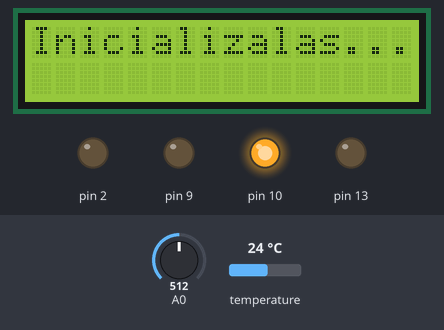
Recording of a sketch running on a simulated Arduino Uno, built with avr-gcc and run on an emulated ATmega328P. Parts: 16×2 character LCD, output pins drawn as LEDs (lit = HIGH). Dashed ring = blinking. The inputs (shaded band) are chosen by the test bench; at power-on: temperature 24 °C, A0 = 512. The local clock reads 2024-03-15 10:24:30 at power-on unless the sketch sets it; pins used as bus, display or sensor lines are not drawn.

Above: at 1.6 s.
At 5.9 s:
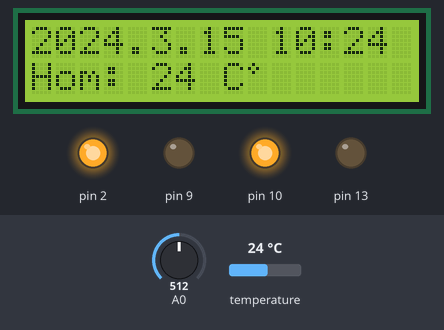
6.0 s: temperature set to 23.2 °C
At 14.3 s:
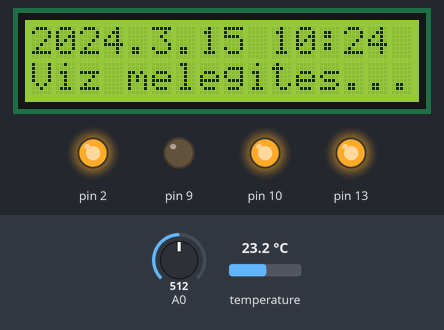
17.0 s: temperature set to 41 °C
At 23.8 s:
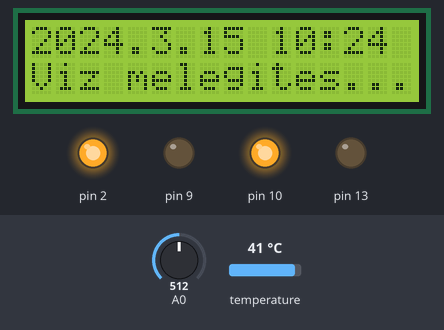
24.1 s: temperature set to 12 °C
At 24.34 s:
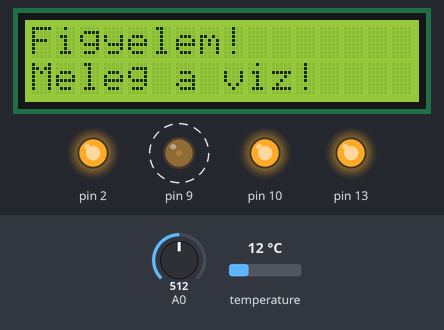
Timing chart, 0 to 27.1 s (numbered marks = the images above; inputs shaded):
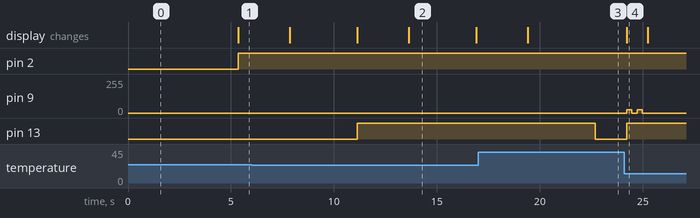

Measured:
- the behaviour switches between 24 and 23.9 °C on temperature (found by bisection; images 1 and 2)
- after the input at 6.0 s, pin 13: LOW → HIGH after 5.1 s; the display: first differs from a run without the input after 5.1 s (image 2 shows a later state)
- after the input at 17.0 s, pin 13: HIGH → LOW after 5.7 s
- after the input at 24.1 s, pin 9: alternates 25/255 for 0.25 s and 0/255 for 0.26 s, 4 changes in all, then stays 0/255, starting after 0.12 s; pin 13: LOW → HIGH after 0.11 s; the display: changes after 0.12 s (image 4)
- what the display in image 2 shows lasts 3.3 s, from 13.6 s to 16.9 s
- what the display in image 4 shows lasts 1.0 s, from 24.2 s to 25.2 s

The sketch:

aquaCTRL.ino
```cpp
/* Akvárium vezérlő
 * Készítette: Rojkó Tibor
 * Verzió: 3.0
 * Dátum: 2018.11.17 */

//Header file-ok behívása
#include "pitches.h"                      //Dallam tár
#include "OneWire.h"                      //1-WIre busz könyvtár
#include "DallasTemperature.h"            //Hőmérséklet szenzor könyvtár
#include "Wire.h"                         //I2C busz könyvtár
#include "RTClib.h"                       //Valós idejű óra könyvtár
#include "LiquidCrystal.h"                //LCD kijelző könyvtár

//Globális deklarációk
RTC_DS3231 CLK;                           //Óra példányosítása

//1-wire bus
#define ONE_WIRE_BUS 4
OneWire oneWire(ONE_WIRE_BUS);
DallasTemperature sensors(&oneWire);

//LCD kijelző
LiquidCrystal lcd(12, 11, 3, 5, 6, 7);    //LCD példányosítás

//Dallam beállítások
int melody[] = {
  NOTE_C4, NOTE_G3, NOTE_G3, NOTE_A3, NOTE_G3, 0, NOTE_B3, NOTE_C4
};
int noteDurations[] = {
  4, 8, 8, 4, 4, 4, 4, 4
};

#include "./aquaCTRL.h"                     //aquaCTRL osztály fájl
//AquaCTRL osztály példányosítása
AquaCTRL Aqua(9,10,0,1,2,13);

void setup() {
  Aqua.initializing();
}

void loop() {

  //Hőmérséklet lekérdezése, és ellenőrzése
  Aqua.getTemperature();
  //Idő lekérdezése, és az idő alapú vezérlések elvégzése (etetés, oxigén pumpálás, lámpa vezérlés)
  Aqua.doTiming();
  //Szűrő kezelés
  Aqua.filter();
  //Fedél zártságának az ellenőrzése
  Aqua.roof();
  //Főképernyő kiíratás
  Aqua.mainDisplay();
}
```

aquaCTRL.h
```cpp
class AquaCTRL{
	public:
		AquaCTRL(int bpin, int lcdpin, int fpin, int o2pin, int lpin, int hpin);
		void initializing();
		void getTemperature();
		void mainDisplay();
		void warningDisplay(char * msg);
		void alarmDisplay(char * msg);
		void doTiming();
		int O2Pumping(int stat);
		int feeding(int stat);
		int heating(int stat);
		void relayController(int device, int stat);
		void filter();
		int roof();
		void beep(int delayms);
		void alarm(int delayms);
		void lampCtrl();
	private:
		int hom = 0;                               	//Aktuális hőmérséklet tárolása
		int duringHeating;							//segéd
		int duringFeeding;							//segéd 2
		int duringPumping;							//seged 3
		int roofOpen;								//segéd 4
		char msg1[13] = "Etetni kell!";             //LCD ünenet
		char msg2[13] = "Meleg a viz!";             //LCD ünenet
		char msg3[14] = "Fedel nyitva!";            //LCD ünenet
		//Speciális karakter az LCD kijelzőhöz a celsius fok jelzésére
		byte circle[8] = {    	B01000,
								B10100,
								B01000,
								B00000,
								B00000,
								B00000,
								B00000,
		};
		int beep_pin;                      //beep kimeneti pin (PWM)
		int LCD_backLight;                     //LCD háttérvilágítás anódra kimenet (PWM)
		int filterpin;                      //szürő relét vezérlő pin
		int o2_pump;                      //oxigén pumpa relét vezérlő pin
		int lamp;                      //lámpa relét vezérlő pin
		int heater;                     //vízmelegítő relét vezérlő pin
		DateTime now;
};

AquaCTRL::AquaCTRL(int bpin, int lcdpin, int fpin, int o2pin, int lpin, int hpin){
	beep_pin = bpin;
	LCD_backLight = lcdpin;
	filterpin = fpin;
	o2_pump = o2pin;
	lamp = lpin;
	heater = hpin;
}

//Ebben a függvényben állítom be a szenzorokat, órát, és vezérlő pineket >>> setup() -ban kell meghívni
void AquaCTRL::initializing(){
	//LCD init
	lcd.begin(16, 2);                               //LCD sor, oszlop beállítása
	lcd.createChar(1, circle);                      //speciális karakter létrehozása
	pinMode(LCD_backLight, OUTPUT);                            //10-es PWM LCD_backLight pin beállítása kimenetként
	digitalWrite(LCD_backLight, HIGH);              //Kijelző háttérvilágítás bekapcsolása
	lcd.clear();
	lcd.write("Inicializalas...");
	delay(1500);
	now = CLK.now();
	if(now.hour() > 5 && now.hour() < 22){
		analogWrite(LCD_backLight, 255);  //A fényerő beállítása 100%-ra
    }else{
		analogWrite(LCD_backLight, 64); //Fényerő beállítása 25%-ra
    }

	//relét vezérlő pinek beállítása kimenetként
	pinMode(filterpin ,OUTPUT);
	pinMode(o2_pump ,OUTPUT);
	pinMode(lamp ,OUTPUT);
	pinMode(heater ,OUTPUT);

	//beep init
	pinMode(beep_pin, OUTPUT);

	//óra init
	CLK.begin();
	delay(3000);
	if (CLK.lostPower()) {
		lcd.clear();
		lcd.write("ERROR");
		lcd.setCursor(0,1);
		lcd.write("RTC HUB hiba");
	}

	//homerseklet szenzor init
	sensors.begin();

	//soros monitor init
	Serial.begin(9600);
}

//Beep
void AquaCTRL::beep(int delayms){
  analogWrite(beep_pin, 25);
  delay(delayms);
  analogWrite(beep_pin, 0);
  delay(delayms);
}


void AquaCTRL::getTemperature(){
	sensors.requestTemperatures();
	hom = sensors.getTempCByIndex(0);

	if(hom < 24){
		//vízmelegítő elindítása
		duringHeating = heating(1);
	}else{
		//vízmelegítő kikapcsolása
		duringHeating = heating(0);
	}

	//Amíg a víz hőmérséklete 34 fok felett van, addig minden rendszer leáll, csak figyelmeztetés megy, újra lekérdezzük a hőmérsékletet minden while körben
	while(hom > 34){
		getTemperature();
		warningDisplay(msg2);
		beep(250);
	}
}

void AquaCTRL::warningDisplay(char * msg){
	lcd.clear();
	lcd.write("Figyelem!");
	lcd.setCursor(0,1);
	lcd.write(msg);
}

void AquaCTRL::doTiming(){
	now = CLK.now();
	//Idő alapú vezérlések elvégzése
	lampCtrl();	//Lámpa vezérlés

	//Etetés vezérlés
	if(now.hour() == 10 && now.minute() == 0 || now.hour() == 14 && now.minute() == 0 || now.hour() == 19 && now.minute() == 0){ //Ha az idő 10:00, vagy 14:00, vagy 19:00, akkor
		duringFeeding = feeding(1); //etetés függvény meghívása 1 értékű paraméterrel, ilyenkor a függvény 1-et ad vissza, így a duringFeeding egyenlő lesz 1-el
	}else if(now.hour() == 10 && now.minute() > 30 || now.hour() == 14 && now.minute() > 30 || now.hour() == 19 && now.minute() > 30){ //Ha 10:30, vagy 14:30, vagy 19:30, akkor
		duringFeeding = feeding(0); //etetés leállítása 0-ás paraméterrel, ilyenkor a duringFeeding egyenlő lesz 0-val
	}

	//Oxigén pumpálás vezérlése
	if(now.hour() == 8 && now.minute() == 30 || now.hour() == 17 && now.minute() == 30 || now.hour() == 21 && now.minute() == 30){
		duringPumping = O2Pumping(1);
	}else if(now.hour() == 9 && now.minute() == 0 || now.hour() == 18 && now.minute() == 0 || now.hour() == 22 && now.minute() == 0){
		duringPumping = O2Pumping(0);
	}

}

void AquaCTRL::lampCtrl(){
	//Lámpa vezérlés
	if(now.hour() > 5 && now.hour() < 22){ 	//nappal van
		relayController(3,1); 				//lámpa be
		analogWrite(LCD_backLight, 255);	//LCD fényerő beállítás
	}else{ 									//eset van
		relayController(3,0); 				//lámpa ki
		analogWrite(LCD_backLight, 64);		//LCD fényerő beállítás
	}
}

//Etetés
int AquaCTRL::feeding(int stat){
  if(stat == 1){            //Ha 1-es érték érkezett paraméterként, akkor etetni kell
	roof();
    while(roofOpen == 0){     //Amíg a fedelet nem nyitják fel, addig
        alarm(250);         //Emlékeztető zene
        alarmDisplay(msg1); //Emlékeztető kiírás
    }
    relayController(1,0);   //Szürő kikapcsolása
    return 1;               //Visszatérés a LOOP-ba 1-es értékkel
  }else{                    //Ha 0-ás paraméter érkezett, akkor vége az etetési időnek
    relayController(1,1);   //Szürő bekapcsolása
    return 0;
  }
}

//Oxigén pumpálás
int AquaCTRL::O2Pumping(int stat){
    if(stat == 1){
      relayController(2,1); //Oxigén pumpa bekapcsolása
      return 1;
    }else{
      relayController(2,0); //Oxigén pumpa kikapcsolása
      return 0;
    }
}

//melegítés
int AquaCTRL::heating(int stat){
  if(stat == 1){
      relayController(4,1); //Vízmelegítő bekapcsolása
      return 1;
   }else{
      relayController(4,0); //Víymelegítő kikapcsolása
      return 0;
   }
}

//Relék vezérlése
void AquaCTRL::relayController(int device, int stat){
    switch (device) {
      case 1: //Szürő
          digitalWrite(filterpin, stat);
        break;
      case 2: //Oxigén pumpa
          digitalWrite(o2_pump, stat);
        break;
      case 3: //Villágítás
          digitalWrite(lamp, stat);
        break;
      case 4: //Vízmelegítő
          digitalWrite(heater, stat);
        break;
  }
}

void AquaCTRL::alarmDisplay(char * msg){
  lcd.clear();
  lcd.write("Emlekezteto!");
  lcd.setCursor(0,1);
  lcd.write(msg);
}

void AquaCTRL::filter(){
	//Ha nincs etetés
	if(duringFeeding == 0){
		relayController(1,1); //Szürő bekapcsolása
	}
}

void AquaCTRL::mainDisplay(){
	//Főképernyő 1 - Dátum/Idő, és hőmérséklet kiíratása
    lcd.clear();
    lcd.print(now.year());
    lcd.print(".");
    lcd.print(now.month());
    lcd.print(".");
    lcd.print(now.day());
    lcd.print(" ");
    lcd.print(now.hour());
    lcd.print(":");
    lcd.print(now.minute());
    lcd.setCursor(0,1);
    lcd.print("Hom: ");
    lcd.print(hom);
    lcd.print(" C");
    lcd.write(1);
    delay(2500);

	//Főképernyő 2-es
  if(duringFeeding == 1){  //ha etetés van, akkor etetés üzenet
    lcd.clear();
    lcd.print(now.year());
    lcd.print(".");
    lcd.print(now.month());
    lcd.print(".");
    lcd.print(now.day());
    lcd.print(" ");
    lcd.print(now.hour());
    lcd.print(":");
    lcd.print(now.minute());
    lcd.setCursor(0,1);
    lcd.write("Etetes...");
    delay(2500);
  }else if(duringPumping == 1){ //ha oxigén pumpálás van, akkor oxigén pumpálás üzenet
    lcd.clear();
    lcd.print(now.year());
    lcd.print(".");
    lcd.print(now.month());
    lcd.print(".");
    lcd.print(now.day());
    lcd.print(" ");
    lcd.print(now.hour());
    lcd.print(":");
    lcd.print(now.minute());
    lcd.setCursor(0,1);
    lcd.write("Oxigen pumpalas");
    delay(2500);
  }else if(duringHeating == 1){ //ha melegítés van, akkor melegítés üzenet
    lcd.clear();
    lcd.print(now.year());
    lcd.print(".");
    lcd.print(now.month());
    lcd.print(".");
    lcd.print(now.day());
    lcd.print(" ");
    lcd.print(now.hour());
    lcd.print(":");
    lcd.print(now.minute());
    lcd.setCursor(0,1);
    lcd.write("Viz melegites...");
    delay(2500);
  }else if(roofOpen == 1 && duringFeeding == 0){
	 warningDisplay(msg3);
     beep(250);       //Figyelmeztető jelzés
  }else{   //Ha nincs etetés, vagy nincs oxigén pumpálás, akkor szürés üzenet
    lcd.clear();
    lcd.print(now.year());
    lcd.print(".");
    lcd.print(now.month());
    lcd.print(".");
    lcd.print(now.day());
    lcd.print(" ");
    lcd.print(now.hour());
    lcd.print(":");
    lcd.print(now.minute());
    lcd.setCursor(0,1);
    lcd.print("Szures...");
    delay(2500);
   }
}

//Fedél ellenőrzése
int AquaCTRL::roof(){
  int sensorValue = analogRead(A0);
  float voltage = sensorValue * (5.0 / 1023.0);
  if(voltage > 2.5){
    roofOpen = 0; //Fedél becsukva
  }else{
    roofOpen = 1; //Fedél nyitva
  }
}

//Alarm
void AquaCTRL::alarm(int delayms){
  for (int thisNote = 0; thisNote < 8; thisNote++) {
    int noteDuration = 1500 / noteDurations[thisNote];
    tone(8, melody[thisNote], noteDuration);
    int pauseBetweenNotes = noteDuration * 1.30;
    delay(delayms);
    noTone(8);
  }
}
```

pitches.h
```cpp
/*************************************************
 * Public Constants
 *************************************************/

#define NOTE_B0  31
#define NOTE_C1  33
#define NOTE_CS1 35
#define NOTE_D1  37
#define NOTE_DS1 39
#define NOTE_E1  41
#define NOTE_F1  44
#define NOTE_FS1 46
#define NOTE_G1  49
#define NOTE_GS1 52
#define NOTE_A1  55
#define NOTE_AS1 58
#define NOTE_B1  62
#define NOTE_C2  65
#define NOTE_CS2 69
#define NOTE_D2  73
#define NOTE_DS2 78
#define NOTE_E2  82
#define NOTE_F2  87
#define NOTE_FS2 93
#define NOTE_G2  98
#define NOTE_GS2 104
#define NOTE_A2  110
#define NOTE_AS2 117
#define NOTE_B2  123
#define NOTE_C3  131
#define NOTE_CS3 139
#define NOTE_D3  147
#define NOTE_DS3 156
#define NOTE_E3  165
#define NOTE_F3  175
#define NOTE_FS3 185
#define NOTE_G3  196
#define NOTE_GS3 208
#define NOTE_A3  220
#define NOTE_AS3 233
#define NOTE_B3  247
#define NOTE_C4  262
#define NOTE_CS4 277
#define NOTE_D4  294
#define NOTE_DS4 311
#define NOTE_E4  330
#define NOTE_F4  349
#define NOTE_FS4 370
#define NOTE_G4  392
#define NOTE_GS4 415
#define NOTE_A4  440
#define NOTE_AS4 466
#define NOTE_B4  494
#define NOTE_C5  523
#define NOTE_CS5 554
#define NOTE_D5  587
#define NOTE_DS5 622
#define NOTE_E5  659
#define NOTE_F5  698
#define NOTE_FS5 740
#define NOTE_G5  784
#define NOTE_GS5 831
#define NOTE_A5  880
#define NOTE_AS5 932
#define NOTE_B5  988
#define NOTE_C6  1047
#define NOTE_CS6 1109
#define NOTE_D6  1175
#define NOTE_DS6 1245
#define NOTE_E6  1319
#define NOTE_F6  1397
#define NOTE_FS6 1480
#define NOTE_G6  1568
#define NOTE_GS6 1661
#define NOTE_A6  1760
#define NOTE_AS6 1865
#define NOTE_B6  1976
#define NOTE_C7  2093
#define NOTE_CS7 2217
#define NOTE_D7  2349
#define NOTE_DS7 2489
#define NOTE_E7  2637
#define NOTE_F7  2794
#define NOTE_FS7 2960
#define NOTE_G7  3136
#define NOTE_GS7 3322
#define NOTE_A7  3520
#define NOTE_AS7 3729
#define NOTE_B7  3951
#define NOTE_C8  4186
#define NOTE_CS8 4435
#define NOTE_D8  4699
#define NOTE_DS8 4978
```
